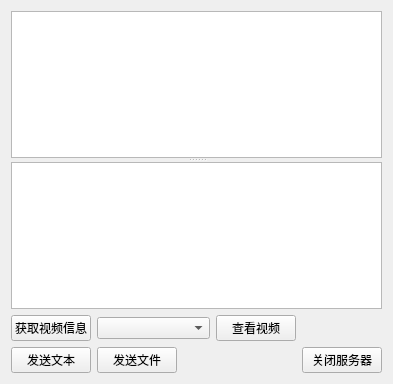
<?xml version="1.0" encoding="UTF-8"?>
<ui version="4.0">
 <class>ServerWidget</class>
 <widget class="QWidget" name="ServerWidget">
  <property name="geometry">
   <rect>
    <x>0</x>
    <y>0</y>
    <width>393</width>
    <height>384</height>
   </rect>
  </property>
  <property name="windowTitle">
   <string>ServerWidget</string>
  </property>
  <layout class="QGridLayout" name="gridLayout">
   <item row="2" column="1">
    <widget class="QPushButton" name="buttonFSend">
     <property name="text">
      <string>发送文件</string>
     </property>
    </widget>
   </item>
   <item row="2" column="0">
    <widget class="QPushButton" name="buttonSend">
     <property name="text">
      <string>发送文本</string>
     </property>
    </widget>
   </item>
   <item row="2" column="4">
    <widget class="QPushButton" name="buttonClose">
     <property name="text">
      <string>关闭服务器</string>
     </property>
    </widget>
   </item>
   <item row="0" column="0" colspan="5">
    <widget class="QSplitter" name="splitter">
     <property name="orientation">
      <enum>Qt::Vertical</enum>
     </property>
     <widget class="QTextEdit" name="textEditRead">
      <property name="readOnly">
       <bool>true</bool>
      </property>
     </widget>
     <widget class="QTextEdit" name="textEditWrite"/>
    </widget>
   </item>
   <item row="1" column="0">
    <widget class="QPushButton" name="buttonMediaInfo">
     <property name="text">
      <string>获取视频信息</string>
     </property>
    </widget>
   </item>
   <item row="2" column="2" colspan="2">
    <spacer name="horizontalSpacer">
     <property name="orientation">
      <enum>Qt::Horizontal</enum>
     </property>
     <property name="sizeHint" stdset="0">
      <size>
       <width>40</width>
       <height>20</height>
      </size>
     </property>
    </spacer>
   </item>
   <item row="1" column="3">
    <widget class="QPushButton" name="buttonMedia">
     <property name="text">
      <string>查看视频</string>
     </property>
    </widget>
   </item>
   <item row="1" column="1" colspan="2">
    <widget class="QComboBox" name="comboBox"/>
   </item>
  </layout>
 </widget>
 <layoutdefault spacing="6" margin="11"/>
 <resources/>
 <connections/>
</ui>
